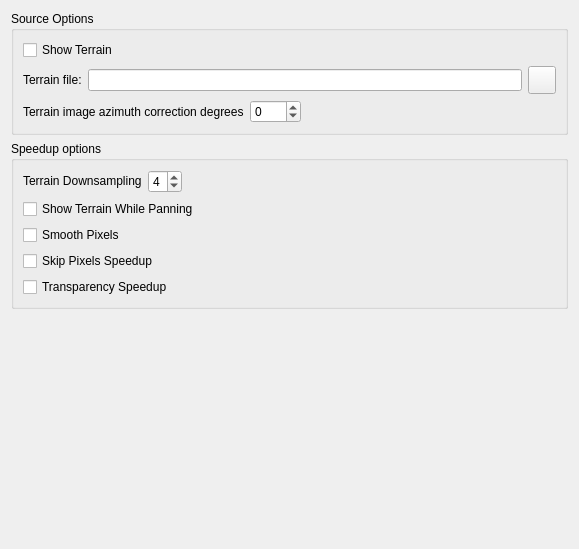
<?xml version="1.0" encoding="UTF-8"?>
<ui version="4.0">
 <class>OpsTerrain</class>
 <widget class="QWidget" name="OpsTerrain">
  <property name="geometry">
   <rect>
    <x>0</x>
    <y>0</y>
    <width>579</width>
    <height>549</height>
   </rect>
  </property>
  <layout class="QVBoxLayout" name="terrainVerticalLayout_2">
   <item>
    <widget class="QGroupBox" name="TerrainBox">
     <property name="maximumSize">
      <size>
       <width>16777215</width>
       <height>150</height>
      </size>
     </property>
     <property name="title">
      <string>Source Options</string>
     </property>
     <layout class="QVBoxLayout">
      <item>
       <layout class="QVBoxLayout">
        <item>
         <widget class="QCheckBox" name="ShowTerrainB">
          <property name="text">
           <string>Show Terrain</string>
          </property>
         </widget>
        </item>
        <item>
         <layout class="QHBoxLayout" name="terrainFileLayout">
          <item>
           <widget class="QLabel" name="terrainFileLabel">
            <property name="sizePolicy">
             <sizepolicy hsizetype="Fixed" vsizetype="Preferred">
              <horstretch>0</horstretch>
              <verstretch>0</verstretch>
             </sizepolicy>
            </property>
            <property name="whatsThis">
             <string>Specify the terrain file to use.</string>
            </property>
            <property name="text">
             <string>Terrain file:</string>
            </property>
           </widget>
          </item>
          <item>
           <widget class="QLineEdit" name="kcfg_TerrainSource">
            <property name="sizePolicy">
             <sizepolicy hsizetype="Expanding" vsizetype="Fixed">
              <horstretch>0</horstretch>
              <verstretch>0</verstretch>
             </sizepolicy>
            </property>
           </widget>
          </item>
          <item>
           <widget class="QPushButton" name="selectTerrainFileB">
            <property name="sizePolicy">
             <sizepolicy hsizetype="Fixed" vsizetype="Fixed">
              <horstretch>0</horstretch>
              <verstretch>0</verstretch>
             </sizepolicy>
            </property>
            <property name="minimumSize">
             <size>
              <width>28</width>
              <height>28</height>
             </size>
            </property>
            <property name="maximumSize">
             <size>
              <width>28</width>
              <height>28</height>
             </size>
            </property>
            <property name="text">
             <string/>
            </property>
           </widget>
          </item>
         </layout>
        </item>
        <item>
         <layout class="QHBoxLayout" name="terrainSourceCorrectAzLayout">
          <item>
           <widget class="QLabel" name="terrainSourceCorrectAzLabel">
            <property name="sizePolicy">
             <sizepolicy hsizetype="Fixed" vsizetype="Preferred">
              <horstretch>0</horstretch>
              <verstretch>0</verstretch>
             </sizepolicy>
            </property>
            <property name="toolTip">
             <string>Rotate terrain in azimuth degrees so north is actually north</string>
            </property>
            <property name="text">
             <string>Terrain image azimuth correction degrees</string>
            </property>
           </widget>
          </item>
          <item>
           <widget class="QSpinBox" name="kcfg_TerrainSourceCorrectAz">
            <property name="sizePolicy">
             <sizepolicy hsizetype="Fixed" vsizetype="Fixed">
              <horstretch>0</horstretch>
              <verstretch>0</verstretch>
             </sizepolicy>
            </property>
            <property name="toolTip">
             <string>Rotate terrain in azimuth degrees so north is actually north</string>
            </property>
            <property name="minimum">
             <number>-360</number>
            </property>
            <property name="maximum">
             <number>360</number>
            </property>
            <property name="value">
             <number>0</number>
            </property>
           </widget>
          </item>
          <item>
           <spacer>
            <property name="orientation">
             <enum>Qt::Horizontal</enum>
            </property>
            <property name="sizeType">
             <enum>QSizePolicy::Expanding</enum>
            </property>
            <property name="sizeHint" stdset="0">
             <size>
              <width>200</width>
              <height>16</height>
             </size>
            </property>
           </spacer>
          </item>
         </layout>
        </item>
       </layout>
      </item>
     </layout>
    </widget>
   </item>
   <item>
    <widget class="QGroupBox" name="TerrainSpeedupGroupBox_2">
     <property name="title">
      <string>Speedup options</string>
     </property>
     <layout class="QVBoxLayout" name="TerrainSpeedupVerticalLayout">
      <item>
       <layout class="QHBoxLayout" name="terrainDownsampleLayout">
        <item>
         <widget class="QLabel" name="terrainDownsamplingLabel">
          <property name="sizePolicy">
           <sizepolicy hsizetype="Fixed" vsizetype="Fixed">
            <horstretch>0</horstretch>
            <verstretch>0</verstretch>
           </sizepolicy>
          </property>
          <property name="toolTip">
           <string>Set the coarseness of the terrain image rendered. 1 is full resolution, but can be slow, 6 or more would be coarse resolution and fast.</string>
          </property>
          <property name="text">
           <string>Terrain Downsampling</string>
          </property>
         </widget>
        </item>
        <item>
         <widget class="QSpinBox" name="kcfg_TerrainDownsampling">
          <property name="toolTip">
           <string>Set the coarseness of the terrain image rendered. 1 is full resolution, but can be slow, 6 or more would be coarse resolution and fast.</string>
          </property>
          <property name="minimum">
           <number>1</number>
          </property>
          <property name="maximum">
           <number>8</number>
          </property>
          <property name="value">
           <number>4</number>
          </property>
         </widget>
        </item>
        <item>
         <spacer>
          <property name="orientation">
           <enum>Qt::Horizontal</enum>
          </property>
          <property name="sizeType">
           <enum>QSizePolicy::Expanding</enum>
          </property>
          <property name="sizeHint" stdset="0">
           <size>
            <width>200</width>
            <height>16</height>
           </size>
          </property>
         </spacer>
        </item>
       </layout>
      </item>
      <item>
       <widget class="QCheckBox" name="ShowTerrainPanningB">
        <property name="text">
         <string>Show Terrain While Panning</string>
        </property>
       </widget>
      </item>
      <item>
       <widget class="QCheckBox" name="TerrainSmoothB">
        <property name="text">
         <string>Smooth Pixels</string>
        </property>
        <property name="toolTip">
         <string>Creates a smoother image at the cost of some extra computation.</string>
        </property>
       </widget>
      </item>
      <item>
       <widget class="QCheckBox" name="TerrainSkipB">
        <property name="text">
         <string>Skip Pixels Speedup</string>
        </property>
        <property name="toolTip">
         <string>A speedup with minor image quality cost.</string>
        </property>
       </widget>
      </item>
      <item>
       <widget class="QCheckBox" name="TerrainTransparentB">
        <property name="text">
         <string>Transparency Speedup</string>
        </property>
        <property name="toolTip">
         <string>A speedup with minor image quality cost.</string>
        </property>
       </widget>
      </item>
     </layout>
    </widget>
   </item>
   <item>
    <spacer>
     <property name="orientation">
      <enum>Qt::Vertical</enum>
     </property>
     <property name="sizeType">
      <enum>QSizePolicy::Expanding</enum>
     </property>
     <property name="sizeHint" stdset="0">
      <size>
       <width>20</width>
       <height>16</height>
      </size>
     </property>
    </spacer>
   </item>
  </layout>
 </widget>
 <resources/>
 <connections/>
</ui>
